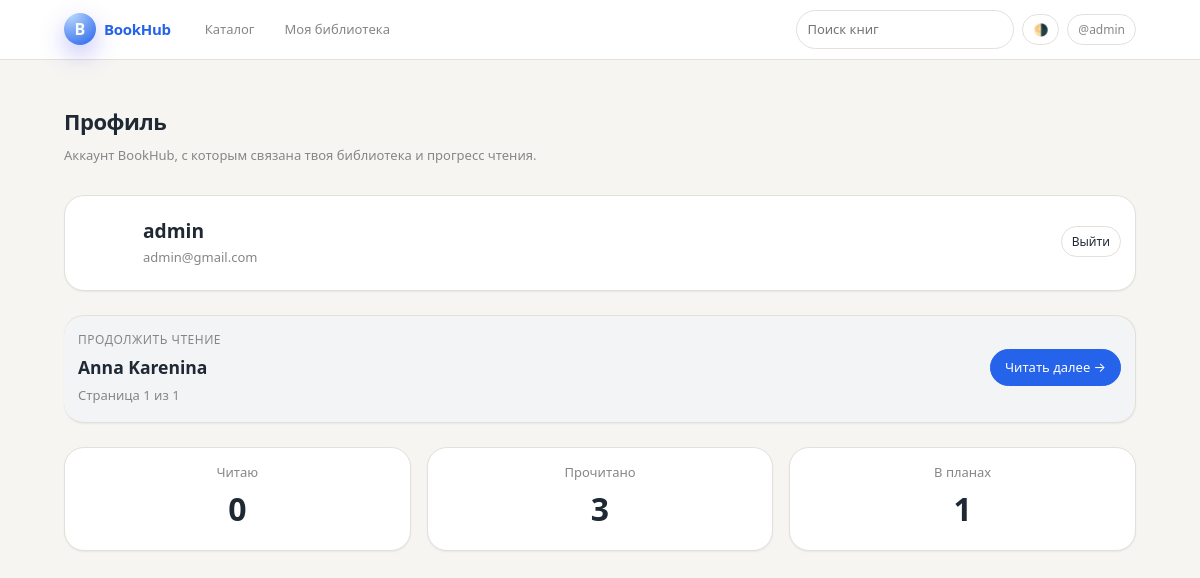
/accounts/profile/ (signed in), run on an earlier commit of the app's database.
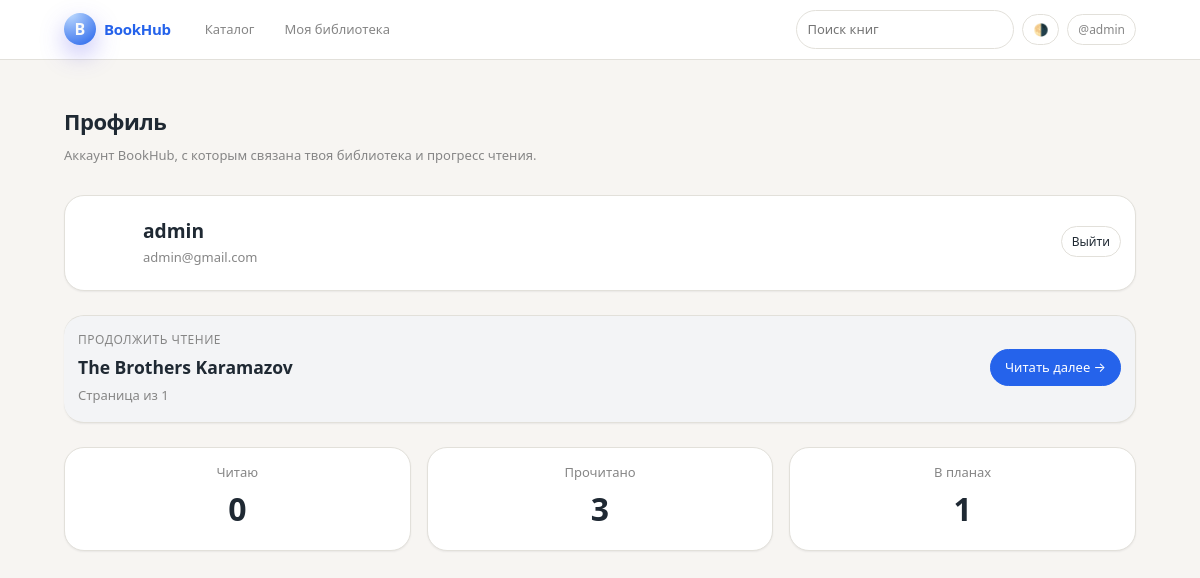
And on a later commit of the database.
### core/models.py (models this page shows, shortened)
class ReadingProgress(models.Model):
    user = models.ForeignKey(settings.AUTH_USER_MODEL, on_delete=models.CASCADE)
    book = models.ForeignKey(Book, on_delete=models.CASCADE)
    chapter = models.ForeignKey(BookChapter, on_delete=models.CASCADE)
    page_index = models.PositiveIntegerField(default=1)  # 1-based within chapter
    page = models.ForeignKey(
        BookPage,
        on_delete=models.SET_NULL,
        null=True,
        blank=True,
        related_name="reading_progress",
    )
    updated_at = models.DateTimeField(auto_now=True)
    class Meta:
        unique_together = ("user", "book")
        ordering = ["-updated_at"]

class Book(models.Model):
    title = models.CharField(max_length=250)
    description = models.TextField(blank=True)
    cover_url = models.URLField(blank=True)
    year = models.IntegerField(null=True, blank=True)
    authors = models.ManyToManyField(Author, related_name="books", blank=True)
    categories = models.ManyToManyField(
        Category,
        related_name="books",
        blank=True,
    )
    source = models.CharField(max_length=50, blank=True)
    source_id = models.CharField(max_length=120, blank=True)
    is_paid = models.BooleanField(default=False)
    price = models.DecimalField(max_digits=8, decimal_places=2, default=0)
    created_at = models.DateTimeField(auto_now_add=True)
    class Meta:
        ordering = ["-created_at", "title"]
        indexes = [
            models.Index(fields=["title"]),
            models.Index(fields=["source", "source_id"]),
            models.Index(fields=["is_paid"]),
        ]

class BookPage(models.Model):
    book = models.ForeignKey(Book, on_delete=models.CASCADE, related_name="pages")
    chapter = models.ForeignKey(
        BookChapter, on_delete=models.CASCADE, related_name="pages"
    )
    number = models.PositiveIntegerField()
    chapter_page_index = models.PositiveIntegerField()
    content = models.TextField()
    class Meta:
        ordering = ["book", "number"]
        unique_together = ("book", "number")
        indexes = [
            models.Index(fields=["book", "number"]),
            models.Index(fields=["chapter", "chapter_page_index"]),
        ]

### users/views.py (the view)
# urls.py: path("profile/", views.profile, name="profile"),
@login_required
def profile(request):
    user = request.user
    user_profile = getattr(user, "profile", None)
    last_read = ReadingProgress.objects.select_related("book", "page")\
        .filter(user=user).order_by("-updated_at").first()
    library_stats = {
        'reading': UserLibrary.objects.filter(user=user, status='reading').count(),
        'finished': UserLibrary.objects.filter(user=user, status='finished').count(),
        'wishlist': UserLibrary.objects.filter(user=user, status='wishlist').count(),
    }
    return render(
        request,
        "users/profile.html",
        {
            "user": user,
            "profile": user_profile,
            "last_read": last_read,
            "stats": library_stats,
        },
    )

### users/templates/users/profile.html (shortened to what this page needs)
{% extends "core/base.html" %}
{% block content %}
<header class="bh-page-header">
    <h1 class="bh-page-title">Профиль</h1>
    <p class="bh-page-subtitle">
        Аккаунт BookHub, с которым связана твоя библиотека и прогресс чтения.
    </p>
</header>
<section class="bh-card" style="margin-bottom: 24px;">
    <div class="bh-flex-row bh-flex-gap-16">
        <div>
            <div style="width:64px; height:64px; border-radius:999px; background:var(--bh-primary); color: white; display:flex; align-items:center; justify-content:center; font-weight:600; font-size:24px;">
            </div>
        </div>
        <div style="flex: 1;">
            <div style="font-weight:600; font-size: 1.2rem;">{{ profile.display_name|default:user.username }}</div>
            <div class="bh-text-muted">
                {{ user.email|default:"Без e‑mail" }}
            </div>
        </div>
        <form action="{% url 'logout' %}" method="post">
            <button type="submit" class="bh-btn bh-btn-ghost bh-btn-small" style="color: var(--bh-danger);">Выйти</button>
        </form>
    </div>
</section>
{% if last_read %}
<section class="bh-card" style="border-left: 4px solid var(--bh-primary); background: var(--bh-bg-elevated);">
    <div class="bh-flex-row bh-flex-space-between bh-flex-align-center">
        <div>
            <div class="bh-text-muted" style="font-size: 12px; text-transform: uppercase; letter-spacing: 0.5px;">Продолжить чтение</div>
            <h3 style="margin: 4px 0;">{{ last_read.book.title }}</h3>
            <p class="bh-text-muted" style="margin: 0;">Страница {{ last_read.page.number }} из {{ last_read.book.pages.count }}</p>
        </div>
        <a href="{% url 'book_read' last_read.book.pk %}?page={{ last_read.page.number }}" class="bh-btn bh-btn-primary">
            Читать далее →
        </a>
    </div>
</section>
{% endif %}
<div style="display: grid; grid-template-columns: repeat(auto-fit, minmax(150px, 1fr)); gap: 16px; margin-top: 24px;">
    <div class="bh-card" style="text-align: center;">
        <div class="bh-text-muted">Читаю</div>
        <div style="font-size: 32px; font-weight: 700;">{{ stats.reading|default:0 }}</div>
    </div>
    <div class="bh-card" style="text-align: center;">
        <div class="bh-text-muted">Прочитано</div>
        <div style="font-size: 32px; font-weight: 700;">{{ stats.finished|default:0 }}</div>
    </div>
    <div class="bh-card" style="text-align: center;">
        <div class="bh-text-muted">В планах</div>
        <div style="font-size: 32px; font-weight: 700;">{{ stats.wishlist|default:0 }}</div>
    </div>
</div>
{% endblock %}

### core/templates/core/base.html (shortened to what this page needs)
{% load static %}
<!doctype html>
<html lang="en" data-theme="light">
<head>
    <link rel="stylesheet" href="{% static 'core/css/app.css' %}">
</head>
<body>
    <header class="bh-navbar">
        <div class="bh-navbar-inner">
            <a href="{% url 'book_list' %}" class="bh-logo">
                <div class="bh-logo-mark">B</div>
                <span class="bh-logo-text">BookHub</span>
            </a>
            <nav class="bh-nav-links bh-desktop-only">
                <a href="{% url 'book_list' %}" class="bh-nav-link">Каталог</a>
                {% if user.is_authenticated %}
                <a href="{% url 'my_library' %}" class="bh-nav-link">Моя библиотека</a>
                {% endif %}
            </nav>
            <div class="bh-nav-right">
                <form method="get" action="{% url 'book_list' %}" class="bh-desktop-only">
                    <input class="bh-input" type="text" name="q" placeholder="Поиск книг"
                        value="{{ request.GET.q }}" data-bh-search
                        style="min-width:180px;">
                </form>
                <button type="button" class="bh-btn bh-btn-ghost bh-btn-small" data-bh-theme-toggle>
                    🌗
                </button>
                {% if user.is_authenticated %}
                <div class="bh-dropdown">
                    <button type="button" class="bh-btn bh-btn-ghost bh-btn-small" data-bh-dropdown-toggle>
                        <span class="bh-username">@{{ user.username }}</span>
                    </button>
                </div>
                {% else %}
                <a href="{% url 'login' %}" class="bh-btn bh-btn-ghost bh-btn-small">Войти</a>
                {% endif %}
            </div>
        </div>
    </header>
    <main class="bh-shell">
        {% block content %}{% endblock %}
    </main>
</body>
</html>

### core/static/core/css/app.css (style rules this page uses)
:root { --bh-bg-body: #f7f5f2; --bh-bg-surface: #ffffff; --bh-bg-elevated: #f3f4f6; --bh-border-subtle: #e2e0da; --bh-text-main: #1f2933; --bh-text-muted: #868686; --bh-accent: #2563eb; --bh-accent-soft: rgba(37, 99, 235, 0.06); --bh-radius-md: 0.75rem; --bh-radius-lg: 1.25rem; --bh-shadow-soft: 0 1px 2px rgba(15, 23, 42, 0.06); --bh-shadow-card: 0 18px 45px rgba(15, 23, 42, 0.12); --bh-transition-fast: 150ms ease-out; --bh-transition-med: 220ms ease-out; }
*, *::before, *::after { box-sizing: border-box; }
html, body { margin: 0; padding: 0; }
body { min-height: 100vh; font-family: system-ui, -apple-system, BlinkMacSystemFont, "SF Pro Text", "Segoe UI", sans-serif; background-color: var(--bh-bg-body); color: var(--bh-text-main); -webkit-font-smoothing: antialiased; font-size: 15px; line-height: 1.6; }
a { color: var(--bh-accent); text-decoration: none; transition: color var(--bh-transition-fast); }
button, input, select, textarea { font: inherit; }
button { cursor: pointer; }
.bh-shell { max-width: 1120px; margin: 0 auto; padding: 16px 16px 32px; }
@media (min-width: 768px) { .bh-shell { padding: 20px 24px 40px; } }
.bh-navbar { position: sticky; top: 0; z-index: 40; backdrop-filter: blur(12px); background-color: color-mix(in srgb, var(--bh-bg-surface) 96%, transparent); border-bottom: 1px solid var(--bh-border-subtle); }
.bh-navbar-inner { max-width: 1120px; margin: 0 auto; padding: 10px 16px; display: flex; align-items: center; gap: 12px; }
@media (min-width: 768px) { .bh-navbar-inner { padding-inline: 24px; } }
.bh-logo { display: inline-flex; align-items: center; gap: 8px; }
.bh-logo-mark { height: 32px; width: 32px; border-radius: 999px; background: radial-gradient(circle at 20% 0, #bfdbfe, #2563eb); display: flex; align-items: center; justify-content: center; box-shadow: 0 10px 25px rgba(88, 80, 236, 0.35); color: #f9fafb; font-size: 16px; font-weight: 600; transform: translateY(0); transition: transform var(--bh-transition-med), box-shadow var(--bh-transition-med); }
.bh-logo-text { font-weight: 600; letter-spacing: -0.02em; font-size: 15px; }
.bh-nav-links { display: flex; align-items: center; gap: 10px; margin-left: 12px; }
.bh-nav-link { font-size: 13px; color: var(--bh-text-muted); padding: 6px 10px; border-radius: 999px; transition: background-color var(--bh-transition-fast), color var(--bh-transition-fast); }
.bh-nav-right { margin-left: auto; display: flex; align-items: center; gap: 8px; }
.bh-username { font-size: 12px; color: var(--bh-text-muted); }
.bh-btn { display: inline-flex; align-items: center; justify-content: center; gap: 6px; font-size: 13px; padding: 7px 14px; border-radius: 999px; border: 1px solid transparent; background-color: var(--bh-bg-surface); color: var(--bh-text-main); box-shadow: none; transition: background-color var(--bh-transition-fast), color var(--bh-transition-fast), box-shadow var(--bh-transition-fast), transform var(--bh-transition-fast), border-color var(--bh-transition-fast); }
.bh-btn-primary { background-color: var(--bh-accent); color: #ffffff; border-color: var(--bh-accent); }
.bh-btn-ghost { background-color: transparent; border-color: var(--bh-border-subtle); }
.bh-btn-small { padding: 5px 10px; font-size: 12px; }
.bh-input { width: 100%; padding: 8px 10px; border-radius: 999px; border: 1px solid var(--bh-border-subtle); background-color: var(--bh-bg-surface); color: var(--bh-text-main); font-size: 13px; transition: border-color var(--bh-transition-fast), box-shadow var(--bh-transition-fast), background-color var(--bh-transition-fast); }
.bh-page-header { padding: 16px 0 12px; }
@media (min-width: 768px) { .bh-page-header { padding: 24px 0 16px; } }
.bh-page-title { font-size: 22px; font-weight: 600; letter-spacing: -0.02em; margin: 0; }
.bh-page-subtitle { margin-top: 6px; font-size: 13px; color: var(--bh-text-muted); }
.bh-card { background-color: var(--bh-bg-surface); border-radius: var(--bh-radius-lg); border: 1px solid var(--bh-border-subtle); box-shadow: var(--bh-shadow-soft); padding: 14px 14px 16px; margin-bottom: 12px; transition: box-shadow var(--bh-transition-fast), transform var(--bh-transition-fast), border-color var(--bh-transition-fast), background-color var(--bh-transition-fast); }
.bh-text-muted { color: var(--bh-text-muted); font-size: 13px; }
.bh-dropdown { position: relative; }
.bh-flex-row { display: flex; align-items: center; }
.bh-flex-space-between { justify-content: space-between; }

What changed in the data, as far as the page shows it:
removed ReadingProgress: book "Anna Karenina", page.number "1", book.pages.count "1"
added ReadingProgress: book "The Brothers Karamazov", book.pages.count "1"
